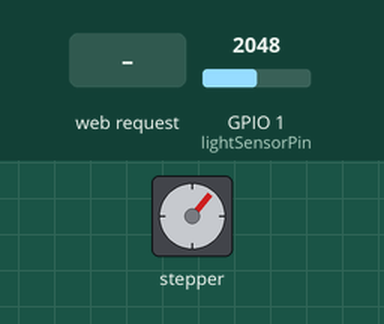
A sketch run on a simulated ESP32. Shown: stepper motor. Wiring (inferred from the names in the program): stepper motor (2048 steps per turn assumed): coils GPIO 13, GPIO 14, GPIO 15, GPIO 16. The test bench sets the inputs (shaded band); at power-on: GPIO 1 (lightSensorPin) = 2048 (analog values on the 0–4095 scale). WiFi joins after 1.5 s; servers stay silent unless stated; what the sketch prints to the serial monitor is not drawn.

Above: at 2.7 s.
2.8 s: HTTP request GET /down received
At 3.17 s:
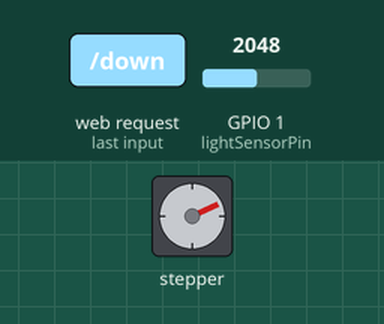
6.3 s: HTTP request GET /up received
At 6.48 s:
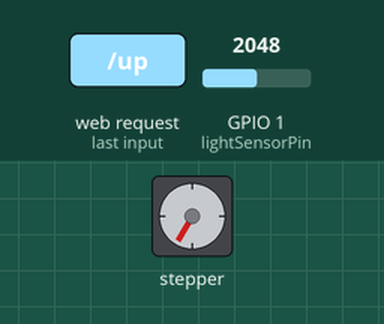
9.8 s: HTTP request GET /stop received
11.3 s: GPIO 1 (lightSensorPin) set to 21
12.8 s: GPIO 1 (lightSensorPin) set to 18
At 12.95 s:
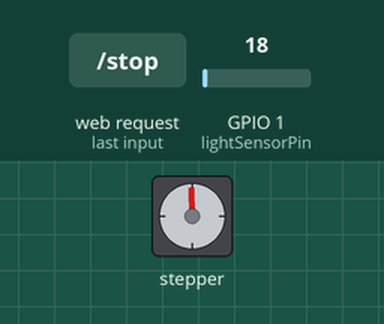
At 13.55 s:
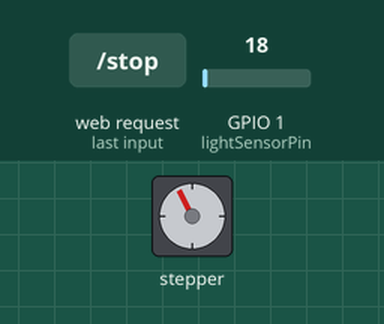
16.3 s: GPIO 1 (lightSensorPin) set to 491
Timing chart, 0 to 20.8 s (numbered marks = the images above; inputs shaded):
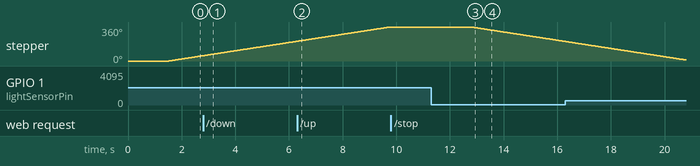

The sketch:

AutoDark.ino
```cpp
#include <WiFi.h>
#include <WebServer.h>

// WiFi credentials
const char* wifiName = "";
const char* wifiPassword = "";

// Stepper motor pin setup
const int stepperMotorPins[4] = {13, 14, 15, 16};  // IN1 to IN4 of ULN2003
const int totalStepPositions = 8;
const int fullRotationStepCount = 4096; // For 28BYJ-48 stepper motor

// Motor stepping sequence for half-step mode
const int motorStepPattern[totalStepPositions][4] = {
  {1, 0, 0, 0}, {1, 1, 0, 0}, {0, 1, 0, 0}, {0, 1, 1, 0},
  {0, 0, 1, 0}, {0, 0, 1, 1}, {0, 0, 0, 1}, {1, 0, 0, 1}
};

WebServer httpServer(80);

volatile bool isManualMode = false;
bool hasAutoRotated = false;
int currentStepIndex = 0;
unsigned long lastLightSensorCheckTime = 0;
const unsigned long lightSensorCheckInterval = 500; // in milliseconds

// Light sensor setup
const int lightSensorPin = 1;
const int lightThreshold = 20;

void initializeMotorPins() {
  for (int i = 0; i < 4; i++) {
    pinMode(stepperMotorPins[i], OUTPUT);
    digitalWrite(stepperMotorPins[i], LOW);
  }
}

void energizeMotorStep(int stepIndex) {
  for (int i = 0; i < 4; i++) {
    digitalWrite(stepperMotorPins[i], motorStepPattern[stepIndex][i]);
  }
}

void rotateMotorBySteps(int numberOfSteps, int direction) {
  for (int i = 0; i < numberOfSteps; i++) {
    currentStepIndex = (currentStepIndex + direction + totalStepPositions) % totalStepPositions;
    energizeMotorStep(currentStepIndex);
    delay(2); // Delay between steps
  }
  disableMotor();
}

void disableMotor() {
  for (int i = 0; i < 4; i++) {
    digitalWrite(stepperMotorPins[i], LOW);
  }
}

// HTTP endpoint handlers
void handleMoveUp() {
  isManualMode = true;
  rotateMotorBySteps(10, 1); // Steps, direction
  Serial.println("Manual command: move up");
  httpServer.send(200, "text/plain", "Moved up by two steps manually.");
}

void handleMoveDown() {
  isManualMode = true;
  rotateMotorBySteps(10, -1);
  Serial.println("Manual command: move down");
  httpServer.send(200, "text/plain", "Moved down by two steps manually.");
}

void handleManualStop() {
  isManualMode = false;
  disableMotor();
  Serial.println("Manual command: stop motor");
  httpServer.send(200, "text/plain", "Motor stopped. Resuming automatic control.");
}

void handleUnknownRoute() {
  Serial.println("HTTP command not recognized");
  httpServer.send(404, "text/plain", "Command not found.");
}

void connectToWiFiNetwork() {
  Serial.print("Connecting to WiFi network: ");
  Serial.println(wifiName);
  WiFi.begin(wifiName, wifiPassword);
  while (WiFi.status() != WL_CONNECTED) {
    delay(500);
    Serial.print(".");
  }
  Serial.println("\nWiFi connected. IP address: " + WiFi.localIP().toString());
}

void setup() {
  Serial.begin(115200);
  initializeMotorPins();
  connectToWiFiNetwork();

  httpServer.on("/up", handleMoveUp);
  httpServer.on("/down", handleMoveDown);
  httpServer.on("/stop", handleManualStop);
  httpServer.onNotFound(handleUnknownRoute);
  httpServer.begin();

  analogReadResolution(12);  // Set ADC resolution to 12 bits
}

void loop() {
  httpServer.handleClient();

  if (!isManualMode && millis() - lastLightSensorCheckTime >= lightSensorCheckInterval) {
    lastLightSensorCheckTime = millis();
    int lightLevel = analogRead(lightSensorPin);
    Serial.print("Light Sensor Value: ");
    Serial.println(lightLevel);

    if (lightLevel > lightThreshold && !hasAutoRotated) {
      rotateMotorBySteps(fullRotationStepCount, 1);
      hasAutoRotated = true;
    } else if (lightLevel < lightThreshold && hasAutoRotated) {
      rotateMotorBySteps(fullRotationStepCount, -1);
      hasAutoRotated = false;
    }
  }
}
```

Measured:
- the behaviour switches between 20 and 19 on GPIO 1 (lightSensorPin) (found by bisection; images 2 and 3)
- after the input at 9.8 s, every drawn part: stays the same
- after the input at 11.3 s, every drawn part: stays the same
- after the input at 12.8 s, stepper: keeps turning counter-clockwise at about 44°/s, starting at once
